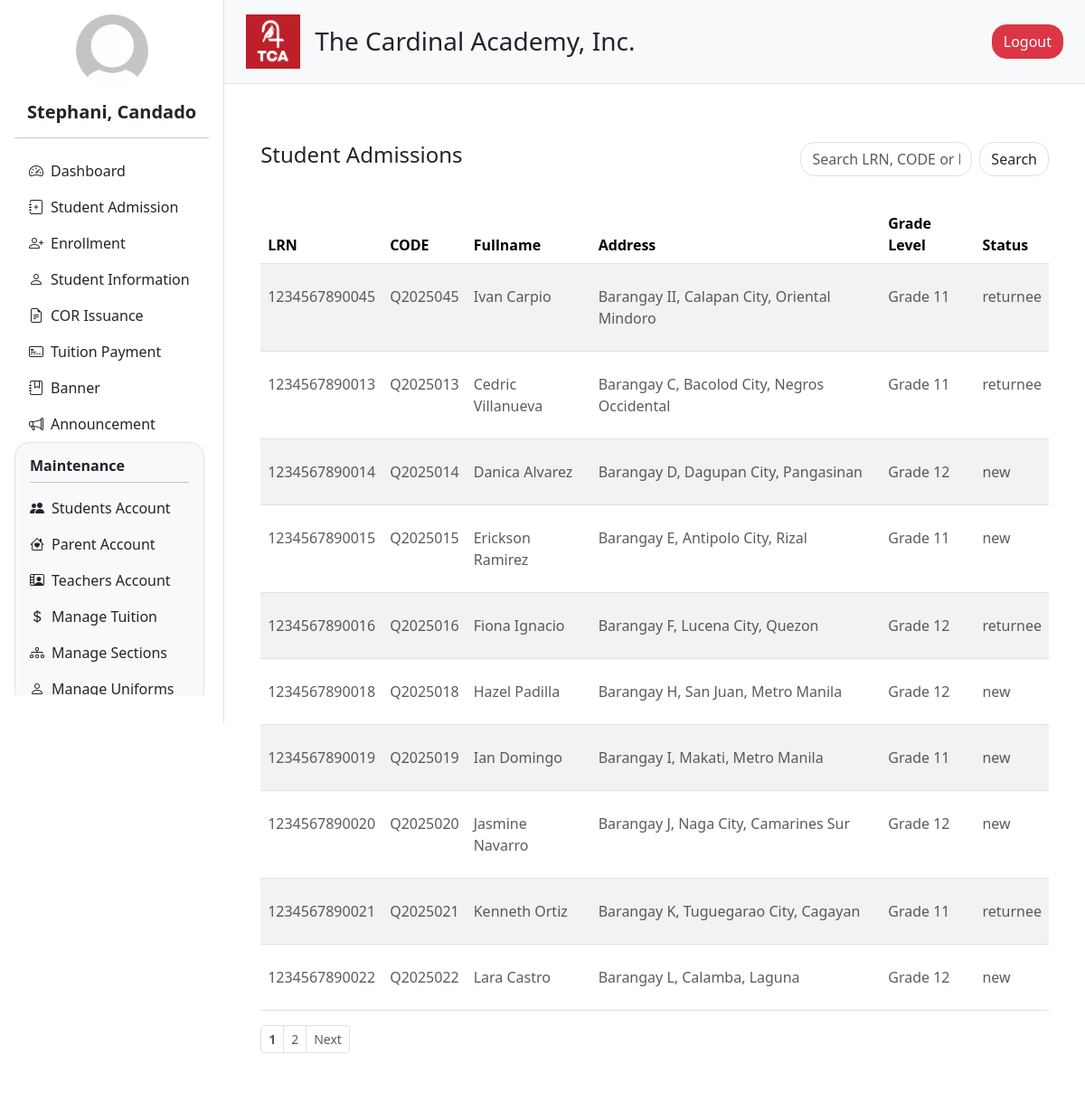
Screenshot of /admin/admission.php (signed in) with the database file from the repository.
### tables this page shows
CREATE TABLE `admission_form` (
  `id` int(11) NOT NULL,
  `lrn` varchar(20) NOT NULL,
  `firstname` varchar(50) NOT NULL,
  `middlename` varchar(50) DEFAULT NULL,
  `lastname` varchar(50) NOT NULL,
  `status` varchar(255) NOT NULL,
  `gender` enum('male','female') NOT NULL,
  `grade_level` varchar(20) NOT NULL,
  `profile_picture` varchar(255) DEFAULT NULL,
  `birthday` date NOT NULL,
  `religion` varchar(50) DEFAULT NULL,
  `place_of_birth` varchar(100) DEFAULT NULL,
  `age` int(11) DEFAULT NULL,
  `residential_address` varchar(255) DEFAULT NULL,
  `region` varchar(100) DEFAULT NULL,
  `province` varchar(100) DEFAULT NULL,
  `municipal` varchar(100) DEFAULT NULL,
  `barangay` varchar(100) DEFAULT NULL,
  `father_name` varchar(100) DEFAULT NULL,
  `father_occupation` varchar(100) DEFAULT NULL,
  `father_contact` varchar(20) DEFAULT NULL,
  `mother_name` varchar(100) DEFAULT NULL,
  `mother_occupation` varchar(100) DEFAULT NULL,
  `mother_contact` varchar(20) DEFAULT NULL,
  `guardian_name` varchar(100) DEFAULT NULL,
  `guardian_occupation` varchar(100) DEFAULT NULL,
  `guardian_contact` varchar(20) DEFAULT NULL,
  `admission_status` varchar(255) DEFAULT 'for_verification',
  `que_code` varchar(50) DEFAULT NULL,
  `phone` varchar(20) DEFAULT NULL,
  `email` varchar(255) DEFAULT NULL,
  `facebook` varchar(255) DEFAULT NULL,
  `admission_date` timestamp NOT NULL DEFAULT current_timestamp() ON UPDATE current_timestamp(),
  `strand` varchar(100) DEFAULT NULL,
  `birth_cert` tinyint(1) DEFAULT 0,
  `report_card` tinyint(1) DEFAULT 0,
  `good_moral` tinyint(1) DEFAULT 0,
  `id_pic` tinyint(1) DEFAULT 0,
  `esc_cert` tinyint(1) DEFAULT 0
);

### admin/user_info.php (called while the page is built, shortened)
<?php
include '../db_connection.php';
function getUserInfo() {
    global $conn;
    $user_id = $_SESSION['user_id'];
    $sql = "SELECT first_name, last_name, profile FROM users WHERE user_id = ?";
    $stmt = $conn->prepare($sql);
    $stmt->bind_param("i", $user_id);
    $stmt->execute();
    $result = $stmt->get_result();
    $user = $result->fetch_assoc();
    $full_name = htmlspecialchars($user['first_name'] . ', ' . $user['last_name']);
    $profile_image = !empty($user['profile'])
        ? '../static/uploads/' . htmlspecialchars($user['profile'])
        : '../static/uploads/default_profile.jpg';
    return [
        'full_name' => $full_name,
        'profile_image' => $profile_image
    ];
}
?>

### admin/admission.php (the view, shortened to what this page needs)
<?php  include '../db_connection.php'; ?>
<?php
$limit = 10;
$page = isset($_GET['page']) && is_numeric($_GET['page']) ? (int) $_GET['page'] : 1;
$search = isset($_GET['search']) ? trim($_GET['search']) : '';
$offset = ($page - 1) * $limit;
$count_query = "SELECT COUNT(*) as total FROM admission_form
                WHERE admission_status = 'pending' AND (
                    lrn LIKE '%$search%'
                    OR que_code LIKE '%$search%'
                    OR CONCAT(firstname, ' ', lastname) LIKE '%$search%'
                )";
$count_result = mysqli_query($conn, $count_query);
$total = mysqli_fetch_assoc($count_result)['total'];
$total_pages = ceil($total / $limit);
$query = "SELECT
            id,
            que_code,
            lrn,
            CONCAT(firstname, ' ', lastname) AS fullname,
            CONCAT(barangay, ', ', municipal, ', ', province) AS address,
            grade_level,
            status
          FROM admission_form
          WHERE admission_status = 'pending' AND (
              lrn LIKE '%$search%'
              OR que_code LIKE '%$search%'
              OR CONCAT(firstname, ' ', lastname) LIKE '%$search%'
          )
          ORDER BY admission_date DESC
          LIMIT $limit OFFSET $offset";
$result = mysqli_query($conn, $query);
?>
<!DOCTYPE html>
<html lang="en">
<head>
  <?php include 'header.php' ?>
</head>
<body>
<div class="d-flex flex-row">
  <?php include 'navigation.php' ?>
  <div class="content flex-grow-1">
    <?php include 'nav_top.php' ?>
    <div class="container my-4">
      <div class="row g-4">
        <div class="col-12">
          <div class="rounded p-3 bg-white">
            <div class="container my-4">
              <div class="row mb-3">
                <div class="col-12 col-md-8">
                  <h4>Student Admissions</h4>
                </div>
                <div class="col-12 col-md-4">
                  <form method="GET" action="">
                    <div class="input-group">
                      <input class="form-control rounded rounded-4" type="text" name="search" value="<?= htmlspecialchars($search) ?>" placeholder="Search LRN, CODE or Fullname">
                      <button class="btn border ms-2 rounded rounded-4" type="submit">Search</button>
                    </div>
                  </form>
                </div>
                <div class="col-12 pt-3">
                </div>
              </div>
              <div class="table-responsive">
                <table class="table table-striped table-hover" style="cursor: pointer">
                  <thead>
                    <tr>
                      <th scope="col">LRN</th>
                      <th scope="col">CODE</th>
                      <th scope="col">Fullname</th>
                      <th scope="col">Address</th>
                      <th scope="col">Grade Level</th>
                      <th scope="col">Status</th>
                    </tr>
                  </thead>
                  <tbody>
                    <?php if (mysqli_num_rows($result) > 0): ?>
                      <?php while ($row = mysqli_fetch_assoc($result)): ?>
                        <tr class="clickable-row" data-id="<?= $row['id'] ?>">
                          <td><p class="text-muted pt-3 pb-3 mb-0"><?= !empty($row['lrn']) ? htmlspecialchars($row['lrn']) : 'N/A' ?></p></td>
                          <td><p class="text-muted pt-3 pb-3 mb-0"><?= htmlspecialchars($row['que_code'] ?? '-') ?></p></td>
                          <td><p class="text-muted pt-3 pb-3 mb-0"><?= htmlspecialchars($row['fullname']) ?></p></td>
                          <td><p class="text-muted pt-3 pb-3 mb-0"><?= htmlspecialchars($row['address']) ?></p></td>
                          <td><p class="text-muted pt-3 pb-3 mb-0"><?= htmlspecialchars($row['grade_level']) ?></p></td>
                          <td><p class="text-muted pt-3 pb-3 mb-0"><?= htmlspecialchars($row['status']) ?></p></td>
                        </tr>
                      <?php endwhile; ?>
                    <?php else: ?>
                      <tr>
                        <td colspan="6"><p class="text-muted text-center pt-3 pb-3 mb-0">No data available</p></td>
                      </tr>
                    <?php endif; ?>
                  </tbody>
                </table>
              </div>
              <?php if ($total_pages > 1): ?>
  <nav aria-label="Page navigation">
    <ul class="pagination justify-content-start pagination-sm">
      <?php
        $max_links = 5;
        $start = max(1, $page - floor($max_links / 2));
        $end = min($total_pages, $start + $max_links - 1);
        if ($end - $start < $max_links - 1) {
          $start = max(1, $end - $max_links + 1);
        }
      ?>
      <?php for ($i = $start; $i <= $end; $i++): ?>
        <li class="page-item">
          <a class="page-link text-muted <?= $i == $page ? 'fw-bold' : '' ?>" href="?search=<?= urlencode($search) ?>&page=<?= $i ?>"><?= $i ?></a>
        </li>
      <?php endfor; ?>
      <?php if ($page < $total_pages): ?>
        <li class="page-item">
          <a class="page-link text-muted" href="?search=<?= urlencode($search) ?>&page=<?= $page + 1 ?>">Next</a>
        </li>
      <?php endif; ?>
    </ul>
  </nav>
<?php endif; ?>
            </div>
          </div>
        </div>
      </div>
    </div>
  </div>
</div>
</body>
</html>

### static/css/styles.css (style rules this page uses)
.content { width: 80%; }

### static/css/landing.css (style rules this page uses)
body { margin: 0; padding: 0; height: 100%; }

### rows the page displays
admission_form: lrn "1234567890045", que_code "Q2025045", fullname "Ivan Carpio", address "Barangay II, Calapan City, Oriental Mindoro", grade_level "Grade 11", status "returnee"
admission_form: lrn "1234567890013", que_code "Q2025013", fullname "Cedric Villanueva", address "Barangay C, Bacolod City, Negros Occidental", grade_level "Grade 11", status "returnee"
admission_form: lrn "1234567890014", que_code "Q2025014", fullname "Danica Alvarez", address "Barangay D, Dagupan City, Pangasinan", grade_level "Grade 12", status "new"
admission_form: lrn "1234567890015", que_code "Q2025015", fullname "Erickson Ramirez", address "Barangay E, Antipolo City, Rizal", grade_level "Grade 11", status "new"
admission_form: lrn "1234567890016", que_code "Q2025016", fullname "Fiona Ignacio", address "Barangay F, Lucena City, Quezon", grade_level "Grade 12", status "returnee"
admission_form: lrn "1234567890018", que_code "Q2025018", fullname "Hazel Padilla", address "Barangay H, San Juan, Metro Manila", grade_level "Grade 12", status "new"
admission_form: lrn "1234567890019", que_code "Q2025019", fullname "Ian Domingo", address "Barangay I, Makati, Metro Manila", grade_level "Grade 11", status "new"
admission_form: lrn "1234567890020", que_code "Q2025020", fullname "Jasmine Navarro", address "Barangay J, Naga City, Camarines Sur", grade_level "Grade 12", status "new"
admission_form: lrn "1234567890021", que_code "Q2025021", fullname "Kenneth Ortiz", address "Barangay K, Tuguegarao City, Cagayan", grade_level "Grade 11", status "returnee"
admission_form: lrn "1234567890022", que_code "Q2025022", fullname "Lara Castro", address "Barangay L, Calamba, Laguna", grade_level "Grade 12", status "new"

### other values shown
$full_name "Stephani, Candado"
